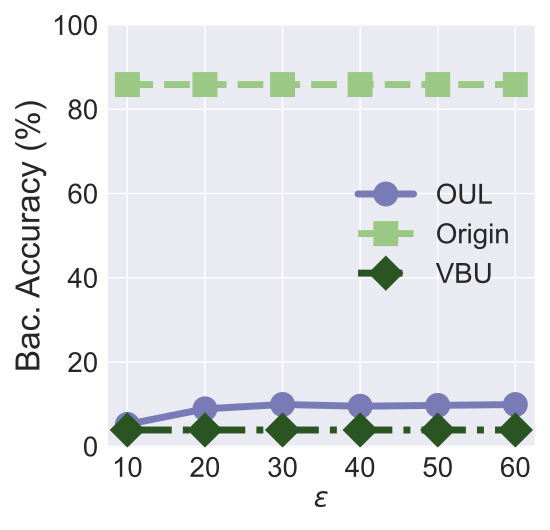

This chart was generated by the following Python code:


import numpy as np
import matplotlib.pyplot as plt

epsilon = 3
beta = 1 / epsilon


x=[1, 2, 3, 4, 5, 6]
# validation_for_plt =[97,95.8600, 94.9400, 93.5400, 93.2400]
# attack_for_plt=[0, 0.3524, 0, 0.1762, 0.1762]
# basic_for_plt=[99.8, 99.8, 99.8, 99.8, 99.8]

labels = ['10', '20', '30', '40', '50', '60']
# unl_org = [97.77, 97.55, 97.35, 97.29, 97.21, 97.21]

# unl_hess_r = [96.6, 96.66, 96.04, 95.94, 95.85, 97.21]
OUL = [0.0522, 0.0891, 0.0994, 0.0953, 0.0973, 0.0993]

org_acc = [0.8586, 0.8586, 0.8586, 0.8586, 0.8586, 0.8586]

vbu_acc = [ 0.0389, 0.0389, 0.0389, 0.0389, 0.0389, 0.0389]
# unl_ss_wo = [94.32, 94.53, 94.78, 93.38, 94.04, 97.21]


for i in range(len(OUL)):
    OUL[i] = OUL[i]*100
    org_acc[i] = org_acc[i]*100
    vbu_acc[i] = vbu_acc[i]*100

plt.style.use('seaborn')
plt.figure(figsize=(5.5, 5.3))
l_w=5
m_s=15
marker_s = 3
markevery=1
#plt.figure(figsize=(8, 5.3))
#plt.plot(x, unl_fr, color='blue', marker='^', label='Retrain',linewidth=l_w, markersize=m_s)
plt.plot(x, OUL, linestyle='-', color='#797BB7', marker='o', fillstyle='full', markevery=markevery,
         label='OUL', linewidth=l_w, markersize=m_s, markeredgewidth=marker_s)

#plt.plot(x, unl_ss_w, color='g',  marker='*',  label='PriMU$_{w}$',linewidth=l_w, markersize=m_s)
plt.plot(x, org_acc, linestyle='--', color='#9BC985',  marker='s', fillstyle='full', markevery=markevery,
         label='Origin',linewidth=l_w, markersize=m_s, markeredgewidth=marker_s)



plt.plot(x, vbu_acc, linestyle='-.', color='#2A5522',  marker='D', fillstyle='full', markevery=markevery,
         label='VBU',linewidth=l_w, markersize=m_s, markeredgewidth=marker_s)

# plt.grid()
leg = plt.legend(fancybox=True, shadow=True)
# plt.xlabel('Malicious Client Ratio (%)' ,fontsize=16)
plt.ylabel('Bac. Accuracy (%)' ,fontsize=24)
my_y_ticks = np.arange(0., 101, 20)
plt.yticks(my_y_ticks,fontsize=20)
plt.xlabel('$\epsilon$' ,fontsize=20)

plt.xticks(x, labels, fontsize=20)
# plt.title('CIFAR10 IID')

# plt.annotate(r"1e0", xy=(0.1, 1.01), xycoords='axes fraction', xytext=(-10, 10), textcoords='offset points', ha='right', va='center', fontsize=15)


# plt.title('(c) Utility Preservation', fontsize=24)
plt.legend(loc='best',fontsize=20)
plt.tight_layout()
#plt.title("MNIST")
plt.rcParams['figure.figsize'] = (2.0, 1)
plt.rcParams['image.interpolation'] = 'nearest'
plt.rcParams['figure.subplot.left'] = 0.11
plt.rcParams['figure.subplot.bottom'] = 0.08
plt.rcParams['figure.subplot.right'] = 0.977
plt.rcParams['figure.subplot.top'] = 0.969
plt.savefig('CelebA_back_acc_eps.pdf', format='pdf', dpi=200)
plt.show()
